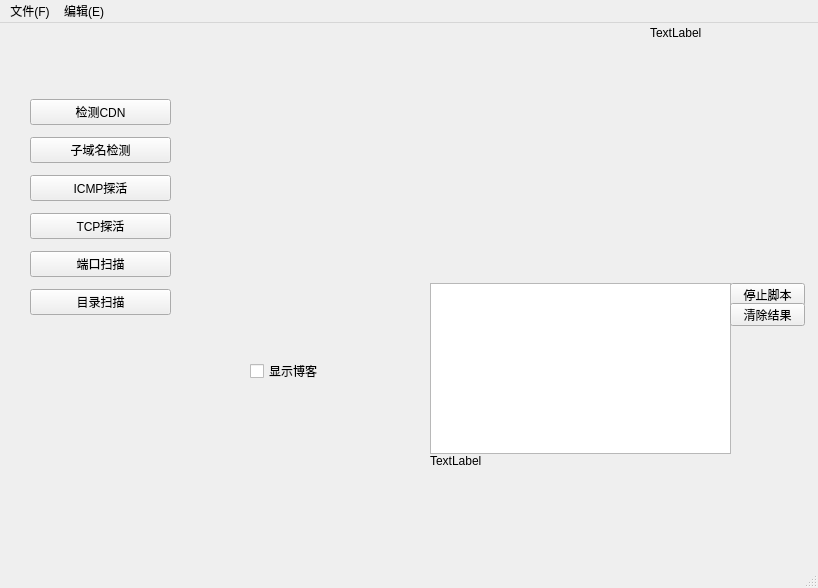
<?xml version="1.0" encoding="UTF-8"?>
<ui version="4.0">
 <class>MainWindow</class>
 <widget class="QMainWindow" name="MainWindow">
  <property name="geometry">
   <rect>
    <x>0</x>
    <y>0</y>
    <width>818</width>
    <height>588</height>
   </rect>
  </property>
  <property name="windowTitle">
   <string>MainWindow</string>
  </property>
  <widget class="QWidget" name="centralwidget">
   <widget class="QPushButton" name="pushButton_12">
    <property name="geometry">
     <rect>
      <x>730</x>
      <y>260</y>
      <width>75</width>
      <height>23</height>
     </rect>
    </property>
    <property name="text">
     <string>停止脚本</string>
    </property>
   </widget>
   <widget class="QLabel" name="label">
    <property name="geometry">
     <rect>
      <x>430</x>
      <y>430</y>
      <width>231</width>
      <height>16</height>
     </rect>
    </property>
    <property name="text">
     <string>TextLabel</string>
    </property>
   </widget>
   <widget class="QCheckBox" name="checkBox">
    <property name="geometry">
     <rect>
      <x>250</x>
      <y>340</y>
      <width>71</width>
      <height>16</height>
     </rect>
    </property>
    <property name="text">
     <string>显示博客</string>
    </property>
   </widget>
   <widget class="QLabel" name="label_2">
    <property name="geometry">
     <rect>
      <x>650</x>
      <y>0</y>
      <width>161</width>
      <height>20</height>
     </rect>
    </property>
    <property name="text">
     <string>TextLabel</string>
    </property>
   </widget>
   <widget class="QWidget" name="gridLayoutWidget">
    <property name="geometry">
     <rect>
      <x>10</x>
      <y>360</y>
      <width>355</width>
      <height>152</height>
     </rect>
    </property>
    <layout class="QGridLayout" name="MaingridLayout">
     <item row="0" column="0">
      <widget class="QLabel" name="label_3">
       <property name="text">
        <string/>
       </property>
       <property name="pixmap">
        <pixmap resource="apprcc.qrc">:/pic/info.png</pixmap>
       </property>
      </widget>
     </item>
    </layout>
   </widget>
   <widget class="QTextEdit" name="textEdit">
    <property name="geometry">
     <rect>
      <x>440</x>
      <y>390</y>
      <width>181</width>
      <height>31</height>
     </rect>
    </property>
   </widget>
   <widget class="QPushButton" name="pushButton">
    <property name="geometry">
     <rect>
      <x>620</x>
      <y>380</y>
      <width>75</width>
      <height>23</height>
     </rect>
    </property>
    <property name="text">
     <string>PushButton</string>
    </property>
   </widget>
   <widget class="QWidget" name="verticalLayoutWidget">
    <property name="geometry">
     <rect>
      <x>30</x>
      <y>70</y>
      <width>141</width>
      <height>231</height>
     </rect>
    </property>
    <layout class="QVBoxLayout" name="verticalLayout">
     <item>
      <widget class="QPushButton" name="pushButton_2">
       <property name="text">
        <string>检测CDN</string>
       </property>
      </widget>
     </item>
     <item>
      <widget class="QPushButton" name="pushButton_3">
       <property name="text">
        <string>子域名检测</string>
       </property>
      </widget>
     </item>
     <item>
      <widget class="QPushButton" name="pushButton_4">
       <property name="text">
        <string>ICMP探活</string>
       </property>
      </widget>
     </item>
     <item>
      <widget class="QPushButton" name="pushButton_5">
       <property name="text">
        <string>TCP探活</string>
       </property>
      </widget>
     </item>
     <item>
      <widget class="QPushButton" name="pushButton_6">
       <property name="text">
        <string>端口扫描</string>
       </property>
      </widget>
     </item>
     <item>
      <widget class="QPushButton" name="pushButton_7">
       <property name="text">
        <string>目录扫描</string>
       </property>
      </widget>
     </item>
    </layout>
   </widget>
   <widget class="QWidget" name="widget" native="true">
    <property name="geometry">
     <rect>
      <x>260</x>
      <y>230</y>
      <width>120</width>
      <height>80</height>
     </rect>
    </property>
   </widget>
   <widget class="QStackedWidget" name="stackedWidget">
    <property name="geometry">
     <rect>
      <x>420</x>
      <y>40</y>
      <width>401</width>
      <height>181</height>
     </rect>
    </property>
    <widget class="QWidget" name="page"/>
    <widget class="QWidget" name="page_2"/>
   </widget>
   <widget class="QTextEdit" name="textEdit_2">
    <property name="geometry">
     <rect>
      <x>430</x>
      <y>260</y>
      <width>301</width>
      <height>171</height>
     </rect>
    </property>
   </widget>
   <widget class="QPushButton" name="pushButton_8">
    <property name="geometry">
     <rect>
      <x>730</x>
      <y>280</y>
      <width>75</width>
      <height>23</height>
     </rect>
    </property>
    <property name="text">
     <string>清除结果</string>
    </property>
   </widget>
  </widget>
  <widget class="QMenuBar" name="menubar">
   <property name="geometry">
    <rect>
     <x>0</x>
     <y>0</y>
     <width>818</width>
     <height>23</height>
    </rect>
   </property>
   <widget class="QMenu" name="menuhello">
    <property name="title">
     <string>文件(F)</string>
    </property>
    <addaction name="fileOpenAction"/>
    <addaction name="actionxinjian"/>
    <addaction name="actionguanbi"/>
    <addaction name="actionSubdomain"/>
   </widget>
   <widget class="QMenu" name="menuhello2">
    <property name="title">
     <string>编辑(E)</string>
    </property>
   </widget>
   <addaction name="menuhello"/>
   <addaction name="menuhello2"/>
  </widget>
  <widget class="QStatusBar" name="statusbar"/>
  <action name="fileOpenAction">
   <property name="text">
    <string>打开</string>
   </property>
   <property name="shortcut">
    <string>Alt+O</string>
   </property>
  </action>
  <action name="actionxinjian">
   <property name="text">
    <string>新建</string>
   </property>
   <property name="shortcut">
    <string>Alt+N</string>
   </property>
  </action>
  <action name="actionguanbi">
   <property name="text">
    <string>关闭</string>
   </property>
   <property name="shortcut">
    <string>Alt+C</string>
   </property>
  </action>
  <action name="addWinAction">
   <property name="text">
    <string>添加窗体</string>
   </property>
   <property name="toolTip">
    <string>添加窗体</string>
   </property>
  </action>
  <action name="actionSubdomain">
   <property name="text">
    <string>Subdomain</string>
   </property>
  </action>
 </widget>
 <resources>
  <include location="apprcc.qrc"/>
 </resources>
 <connections>
  <connection>
   <sender>checkBox</sender>
   <signal>clicked(bool)</signal>
   <receiver>label</receiver>
   <slot>setEnabled(bool)</slot>
   <hints>
    <hint type="sourcelabel">
     <x>320</x>
     <y>378</y>
    </hint>
    <hint type="destinationlabel">
     <x>430</x>
     <y>453</y>
    </hint>
   </hints>
  </connection>
  <connection>
   <sender>checkBox</sender>
   <signal>clicked(bool)</signal>
   <receiver>label_2</receiver>
   <slot>setVisible(bool)</slot>
   <hints>
    <hint type="sourcelabel">
     <x>320</x>
     <y>378</y>
    </hint>
    <hint type="destinationlabel">
     <x>686</x>
     <y>42</y>
    </hint>
   </hints>
  </connection>
  <connection>
   <sender>pushButton_12</sender>
   <signal>clicked()</signal>
   <receiver>label_3</receiver>
   <slot>hide()</slot>
   <hints>
    <hint type="sourcelabel">
     <x>730</x>
     <y>283</y>
    </hint>
    <hint type="destinationlabel">
     <x>147</x>
     <y>433</y>
    </hint>
   </hints>
  </connection>
  <connection>
   <sender>pushButton_8</sender>
   <signal>clicked()</signal>
   <receiver>textEdit_2</receiver>
   <slot>clear()</slot>
   <hints>
    <hint type="sourcelabel">
     <x>774</x>
     <y>317</y>
    </hint>
    <hint type="destinationlabel">
     <x>684</x>
     <y>398</y>
    </hint>
   </hints>
  </connection>
 </connections>
</ui>
